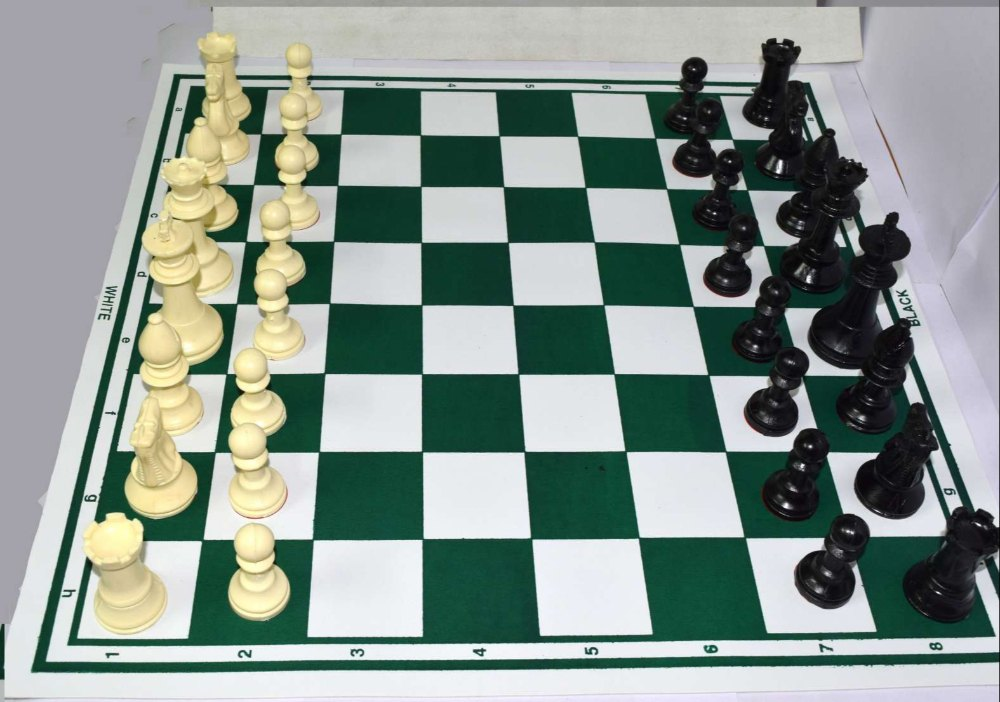
#> input picture resources/chess_4.jpg, 1000 x 702 px
$ python board.py
#> lines starting #> are read from the running program, lines starting #| are printed output that depends on the picture; after the words box and inside, x2 and y2 are one past the last pixel; in counts of white or black regions, pixels touching at a corner belong together; long printed decimals are rounded
from pathlib import Path

import cv2 as cv
import numpy as np

from matplotlib import pyplot as plt
import seaborn as sns

path = Path("resources")

image = "chess_4.jpg"

image = cv.imread(str(path / image), cv.IMREAD_COLOR)
#> image is the input picture: shape (702, 1000, 3); mean B, G, R 143.7, 150.3, 137.6

resize = cv.resize(image, (500, 500))
gray = cv.cvtColor(resize, cv.COLOR_BGR2GRAY)
blur = cv.GaussianBlur(gray, (3, 3), 3)
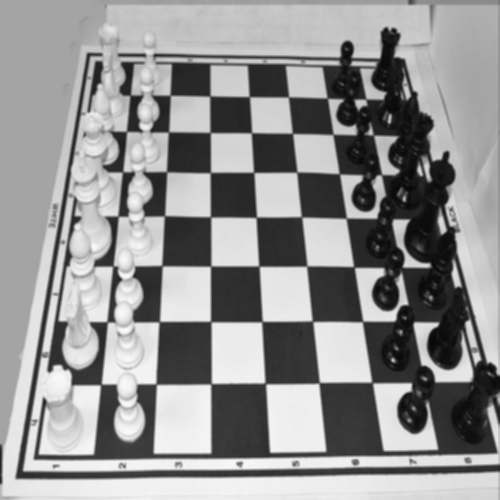
#> blur: shape (500, 500); min 7, max 250, mean 145.6
edges = cv.Canny(blur, 100, 200)
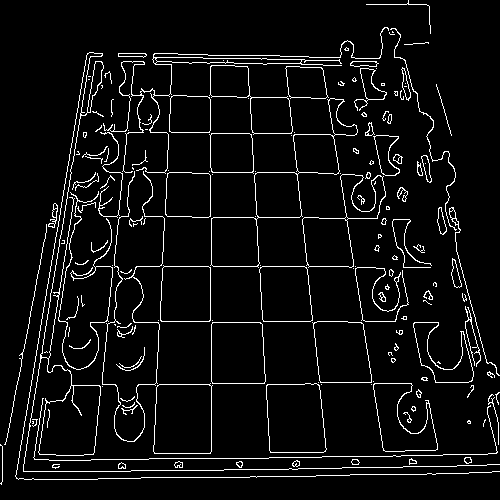
#> edges: shape (500, 500); 5.7% white in thin lines or dots
lines = cv.HoughLinesWithAccumulator(edges, 1, np.pi/180, 80, min_theta=-np.pi/2,max_theta=np.pi/2)
#> lines = 115 rows, first 8: [308, -0.157, 294], [277, -0.105, 294], [473, 1.55, 266], [462, 1.55, 254], [140, 0.105, 239], [480, 1.55, 237], [-266, -1.57, 229], [-54, -1.55, 212]

h, v = [],[]

def poi(x1, y1, x2, y2, x3,y3,x4,y4):
    px = (x1*y2-y1*x2)*(x3-x4)-(x1-x2)*(x3*y4-y3*x4)
    py = (x1*y2-y1*x2)*(y3-y4) - (y1-y2)*(x3*y4-y3*x4)

    den = (x1-x2)*(y3-y4)-(y1-y2)*(x3-x4)
    if den == 0:
        return None

    return (px/den, py/den)

def getLineCoords(rho, theta):
    a = np.cos(theta)
    b = np.sin(theta)
    x0 = a * rho
    y0 = b * rho

    x1 = int(x0 + 3000 * (-b))
    y1 = int(y0 + 3000 * (a))
    x2 = int(x0 - 3000 * (-b))
    y2 = int(y0 - 3000 * (a))

    return (x1,y1), (x2,y2)


def getBestLines(lines, th = 15):

    bestLines = []
    bestLines.append(lines[0])
    del lines[0]

    for l in lines:

        rho, theta, acc = l
        it = bestLines.copy()

        add = True

        for index, line in enumerate(it):
            rho1, theta1, acc1 = line

            dist = np.sqrt(np.power((rho-rho1)+(theta-theta1),2))

            if dist < th:

                if acc > acc1:
                    del bestLines[index]
                else:
                    add = False
                    break
        if add == True:
            bestLines.append(l)
    return bestLines

def printLines(lines, image, c):
    for l in lines:
        points = getLineCoords(l[0], l[1])
        cv.line(image, points[0], points[1], c, 1)


lll=[]
for l in lines:
    lll.append(*l)
#> this loop made 115 passes
#> after the loop, lll = 115 items, first 6: [308, -0.157, 294], [277, -0.105, 294], [473, 1.55, 266], [462, 1.55, 254], [140, 0.105, 239], [480, 1.55, 237]

lll = np.array(lll)
#> lll has the same summary as lines

print(lll[abs(lll[:, 1]) < np.pi/4])
#| [[ 3.0800000e+02 -1.5707970e-01  2.9400000e+02]
#|  [ 2.7700000e+02 -1.0471976e-01  2.9400000e+02]
#|  [ 1.4000000e+02  1.0471976e-01  2.3900000e+02]
#|  [ 9.6000000e+01  1.5707958e-01  2.1000000e+02]
#|  [ 2.1000000e+02  0.0000000e+00  2.0100000e+02]
#|  [ 2.4500000e+02 -5.2359939e-02  1.8700000e+02]
#> (further printed lines are left out)

# middle = lll[np.abs(lll[:,1]) < np.pi/4]
# print(middle)


for l in lines:
    theta = l[0][1]

    distToOrigin = np.abs(theta)
    distToStart = np.sqrt(np.power(-np.pi/2-theta,2))
    distToEnd = np.sqrt(np.power(np.pi/2-theta,2))

    if distToStart < distToOrigin or distToEnd < distToOrigin:
        h.append(*l)
    else:
        v.append(*l)
#> this loop made 115 passes
#> (l, theta, distToOrigin, distToStart, distToEnd) on passes 1 to 8: ([[308, -0.157, 294]], -0.157, 0.157, 1.41, 1.73), ([[277, -0.105, 294]], -0.105, 0.105, 1.47, 1.68), ([[473, 1.55, 266]], 1.55, 1.55, 3.12, 0.0175), ([[462, 1.55, 254]], 1.55, 1.55, 3.12, 0.0175), ([[140, 0.105, 239]], 0.105, 0.105, 1.68, 1.47), ([[480, 1.55, 237]], 1.55, 1.55, 3.12, 0.0175), ([[-266, -1.57, 229]], -1.57, 1.57, 4.37e-08, 3.14), ([[-54, -1.55, 212]], -1.55, 1.55, 0.0175, 3.12)
#> after the loop, h = 63 items, first 6: [473, 1.55, 266], [462, 1.55, 254], [480, 1.55, 237], [-266, -1.57, 229], [-54, -1.55, 212], [-321, -1.57, 184]; v = 52 items, first 6: [308, -0.157, 294], [277, -0.105, 294], [140, 0.105, 239], [96, 0.157, 210], [210, 0, 201], [245, -0.0524, 187]

black = np.zeros((500, 500, 3))
hs = getBestLines(h)
#> the loop in getBestLines, `for l in lines: ` made 62 passes
#> (rho, theta, acc) on passes 6 to 13: (-51, -1.55, 183), (-172, -1.57, 176), (-92, -1.55, 167), (-129, -1.55, 162), (-59, -1.55, 142), (-212, -1.55, 141), (-217, -1.57, 137), (387, 1.55, 135)
vs = getBestLines(v)
#> the loop in getBestLines (call 2), `for l in lines: ` made 51 passes
#> l on passes 1 to 8: [277, -0.105, 294], [140, 0.105, 239], [96, 0.157, 210], [210, 0, 201], [245, -0.0524, 187], [176, 0.0524, 186], [104, 0.157, 186], [376, -0.262, 160]

for v in vs:
    for h in hs:

        hline, vline = getLineCoords(h[0], h[1]), getLineCoords(v[0], v[1])
        point = poi(*hline[0], *hline[1], *vline[0], *vline[1])

        if point is not None:
            cv.drawMarker(resize, (int(point[0]), int(point[1])), (0,0,255), markerType=cv.MARKER_DIAMOND, markerSize=8, thickness=2)
#> this loop made 12 passes
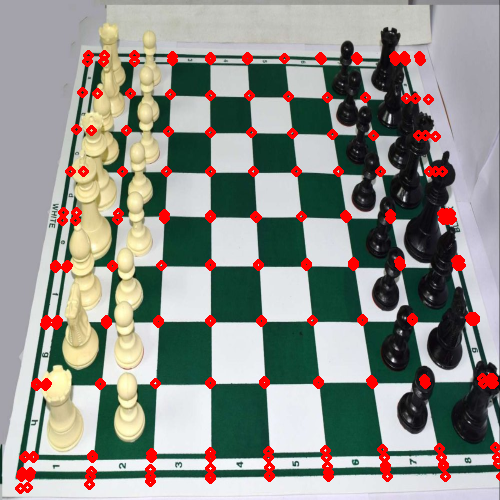
#> resize: shape (500, 500, 3); mean B, G, R 137.7, 143.9, 143.9

c = (0, 0, 0)
printLines(hs, resize, (0, 0, 255))
#> the loop in printLines, `for l in lines:` made 18 passes
#> after the loop in printLines, `for l in lines:`:
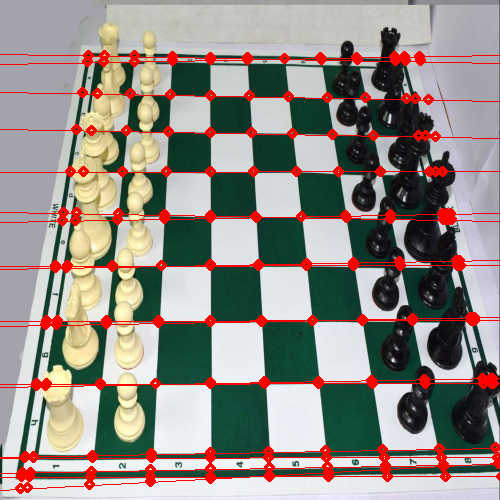
#> image: shape (500, 500, 3); mean B, G, R 133.9, 140, 147.3
printLines(vs, resize, (255, 0, 0))
#> call 2 of printLines, with c = (255, 0, 0)
#> the loop in printLines (call 2), `for l in lines:` made 12 passes
#> after the loop in printLines (call 2), `for l in lines:`:
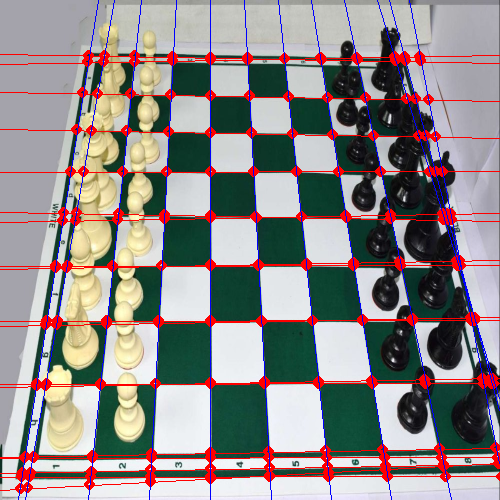
#> image: shape (500, 500, 3); 2.29% of pixels changed, all inside (x1, y1, x2, y2) = (18, 0, 500, 500)
cv.imshow('Result', resize)

domain = np.arange(-np.pi/2, np.pi/2, 0.01)

v = np.array(vs)
h = np.array(hs)

res = np.vstack((v, h))

plt.figure()
plt.axes().set_facecolor('black')
for l in res:
    a = np.cos(l[1])
    b=np.sin(l[1])

    x0 = a * l[0]
    y0 = b * l[0]
    yyy = [x0*np.cos(d)+y0*np.sin(d) for d in domain]
    sns.lineplot(x=domain, y=yyy, c=(1, 1, 1, 0.5))
#> this loop made 30 passes

sns.scatterplot(x=res[:,1], y=res[:,0])
plt.figure()

sns.scatterplot(x=res[:,1],y=res[:, 0])
plt.show()
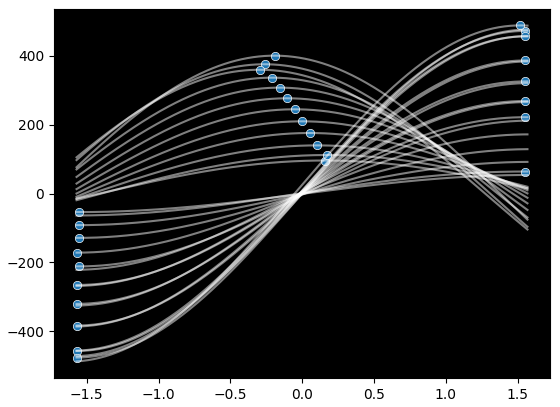
#> figure drawn by matplotlib, 1 panel; curve peaks at x = -0.161, y = 308; curve peaks at x = -0.101, y = 277; curve peaks at x = 0.109, y = 140
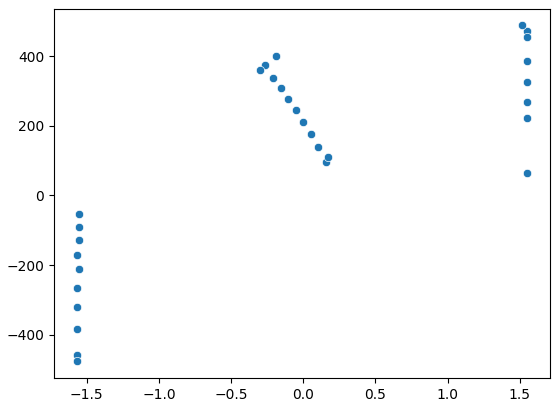
#> figure drawn by matplotlib, 1 panel

cv.waitKey(0)
cv.destroyAllWindows()

$ run again, with resources/chess_5.jpg copied over resources/chess_4.jpg
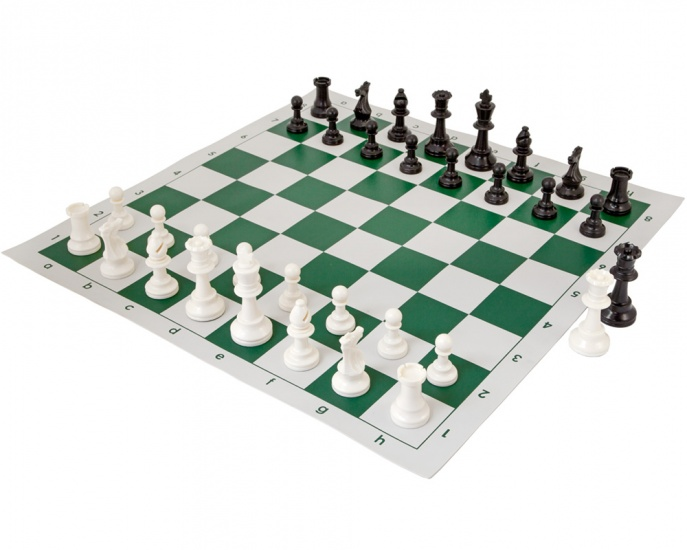
#> input picture resources/chess_5.jpg, 687 x 550 px
#> image is the input picture: shape (550, 687, 3); mean B, G, R 216.6, 221, 216.4
#> edges: shape (500, 500); 4.1% white in thin lines or dots, all inside (x1, y1, x2, y2) = (1, 69, 475, 436)
#> lines = 62 rows, first 8: [-92, -1.08, 212], [-50, -1.13, 211], [-30, -1.15, 209], [489, 0.646, 201], [-194, -0.995, 177], [-72, -1.12, 173], [403, 0.75, 171], [-189, -0.977, 169]
#> the loop `for l in lines:` made 62 passes
#> after the loop `for l in lines:`: lll = 62 items, first 6: [-92, -1.08, 212], [-50, -1.13, 211], [-30, -1.15, 209], [489, 0.646, 201], [-194, -0.995, 177], [-72, -1.12, 173]
#> `lll = np.array(lll)`: lll has the same summary as lines
#| [[489.           0.6458 201.        ]
#|  [403.           0.7505  171.        ]
#|  [510.           0.6283  168.        ]
#|  [444.           0.6981  150.        ]
#|  [488.           0.6632 145.        ]
#|  [363.           0.7854  128.        ]
#> (further printed lines are left out)
#> the loop `for l in lines:` made 62 passes
#> (l, theta, distToOrigin, distToStart, distToEnd) on passes 1 to 8: ([[-92, -1.08, 212]], -1.08, 1.08, 0.489, 2.65), ([[-50, -1.13, 211]], -1.13, 1.13, 0.436, 2.71), ([[-30, -1.15, 209]], -1.15, 1.15, 0.419, 2.72), ([[489, 0.646, 201]], 0.646, 0.646, 2.22, 0.925), ([[-194, -0.995, 177]], -0.995, 0.995, 0.576, 2.57), ([[-72, -1.12, 173]], -1.12, 1.12, 0.454, 2.69), ([[403, 0.75, 171]], 0.75, 0.75, 2.32, 0.82), ([[-189, -0.977, 169]], -0.977, 0.977, 0.593, 2.55)
#> after the loop `for l in lines:`: h = 45 items, first 6: [-92, -1.08, 212], [-50, -1.13, 211], [-30, -1.15, 209], [-194, -0.995, 177], [-72, -1.12, 173], [-189, -0.977, 169]; v = 17 items, first 6: [489, 0.646, 201], [403, 0.75, 171], [510, 0.628, 168], [444, 0.698, 150], [488, 0.663, 145], [363, 0.785, 128]
#> the loop in getBestLines, `for l in lines: ` made 44 passes
#> (rho, theta, acc) on passes 4 to 11: (-72, -1.12, 173), (-189, -0.977, 169), (327, 0.838, 159), (-12, -1.17, 158), (364, 0.803, 150), (-177, -0.995, 149), (233, 0.942, 141), (-147, -1.03, 138)
#> after the loop in getBestLines, `for l in lines:`: bestLines = 15 items, first 6: [-92, -1.08, 212], [-50, -1.13, 211], [-30, -1.15, 209], [-194, -0.995, 177], [-72, -1.12, 173], [327, 0.838, 159]
#> hs has the same summary as bestLines in getBestLines
#> the loop in getBestLines (call 2), `for l in lines: ` made 16 passes
#> (rho, theta, acc) on passes 4 to 11: (488, 0.663, 145), (363, 0.785, 128), (402, 0.768, 121), (487, 0.628, 118), (400, 0.785, 113), (512, 0.646, 109), (490, 0.681, 101), (485, 0.611, 97)
#> vs = [[489, 0.646, 201], [403, 0.75, 171], [510, 0.628, 168], [444, 0.698, 150], [363, 0.785, 128]]
#> the loop `for v in vs:` made 5 passes
#> the loop in printLines, `for l in lines:` made 15 passes
#> the loop in printLines (call 2), `for l in lines:` made 5 passes
#> after the loop in printLines (call 2), `for l in lines:`:
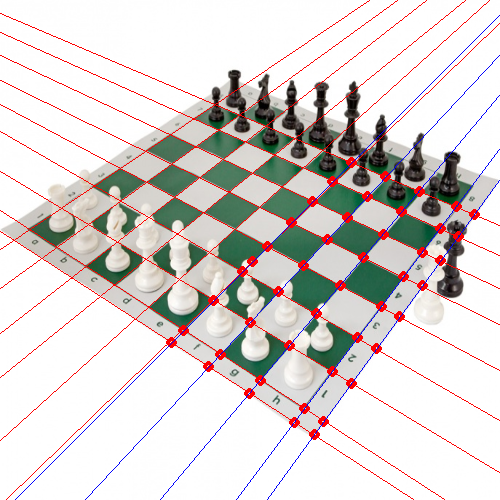
#> image: shape (500, 500, 3); mean B, G, R 209.4, 211.4, 217.2
#> the loop `for l in res:` made 20 passes
#> `plt.show()`:
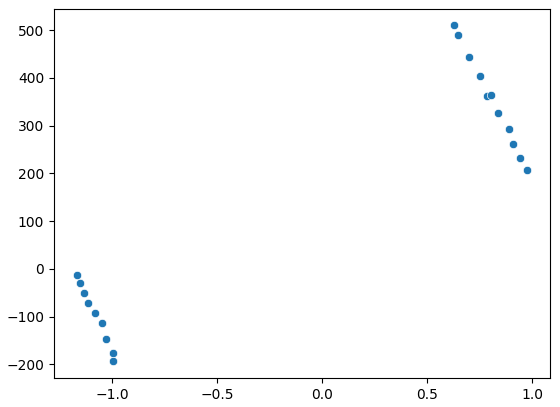
#> figure drawn by matplotlib, 1 panel
